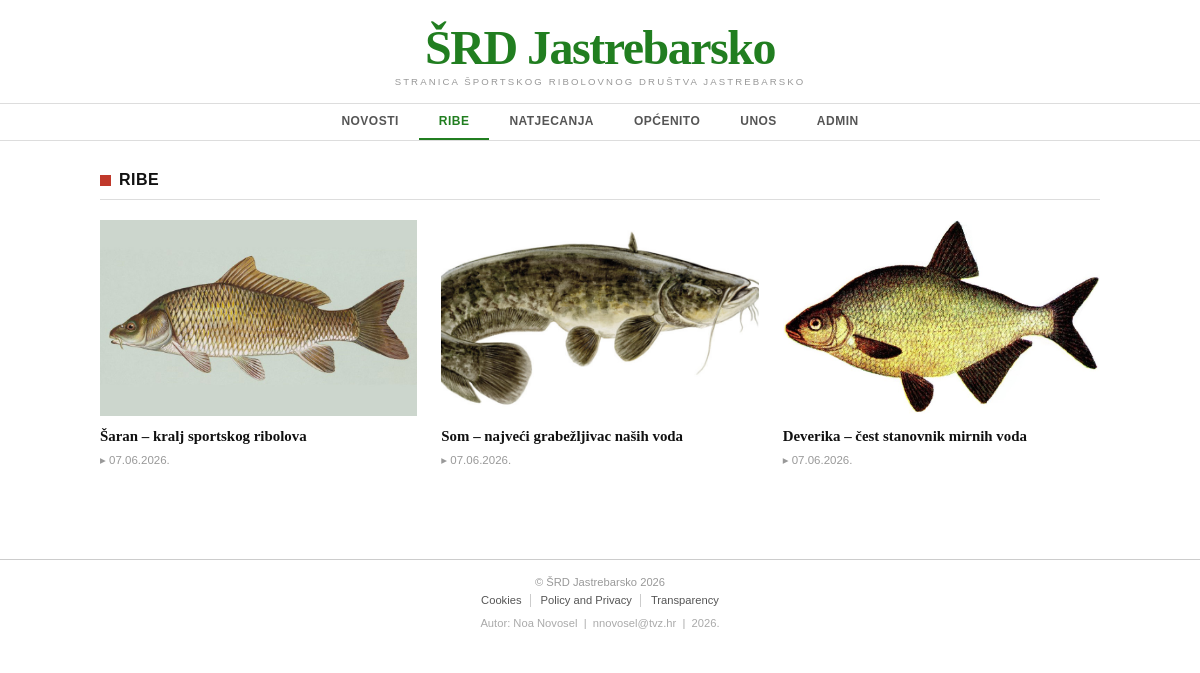
Screenshot of /kategorija.php?kategorija=ribe with the database file from the repository.
### tables this page shows
CREATE TABLE `vijesti` (
  `id` int(11) NOT NULL,
  `datum` varchar(32) DEFAULT NULL,
  `naslov` varchar(64) DEFAULT NULL,
  `sazetak` text DEFAULT NULL,
  `tekst` text DEFAULT NULL,
  `slika` varchar(64) DEFAULT NULL,
  `kategorija` varchar(64) DEFAULT NULL,
  `arhiva` tinyint(1) DEFAULT 0
);

### kategorija.php (the view, shortened to what this page needs)
<?php
include 'connect.php';
$kategorija = isset($_GET['kategorija']) ? mysqli_real_escape_string($dbc, $_GET['kategorija']) : '';
$query  = "SELECT * FROM vijesti WHERE arhiva=0 AND kategorija='$kategorija' ORDER BY id DESC";
$result = mysqli_query($dbc, $query) or die('Greška pri dohvatu: ' . mysqli_error($dbc));
?>
<!DOCTYPE html>
<html lang="es">
<head>
    <link rel="stylesheet" type="text/css" href="style.css">
</head>
<body>
    <header id="header">
        <div class="header-logo">
            <p class="site-name">ŠRD Jastrebarsko</p>
            <p class="site-tagline">STRANICA ŠPORTSKOG RIBOLOVNOG DRUŠTVA JASTREBARSKO</p>
        </div>
    </header>
    <nav id="nav">
        <div class="nav-inner">
            <ul class="nav-list">
                <li><a href="index.php" class="nav-link">NOVOSTI</a></li>
                <li><a href="kategorija.php?kategorija=ribe" class="nav-link <?php echo ($kategorija === 'ribe') ? 'active' : ''; ?>">RIBE</a></li>
                <li><a href="kategorija.php?kategorija=natjecanja" class="nav-link <?php echo ($kategorija === 'natjecanja') ? 'active' : ''; ?>">NATJECANJA</a></li>
                <li><a href="kategorija.php?kategorija=opcenito" class="nav-link <?php echo ($kategorija === 'opcenito') ? 'active' : ''; ?>">OPĆENITO</a></li>
                <li><a href="unos.php" class="nav-link">UNOS</a></li>
                <li><a href="administrator.php" class="nav-link">ADMIN</a></li>
            </ul>
        </div>
    </nav>
    <main id="content">
        <section class="category-section">
            <h2 class="category-heading">
                <span class="category-square"></span>
                <?php echo strtoupper(htmlspecialchars($kategorija)); ?>
            </h2>
            <hr class="section-rule">
            <?php if (mysqli_num_rows($result) === 0) : ?>
                <p class="no-results">Nema vijesti u ovoj kategoriji.</p>
            <?php else : ?>
            <div class="articles-grid">
                <?php while ($row = mysqli_fetch_array($result)) : ?>
                <article class="news-card">
                    <a href="clanak.php?id=<?php echo $row['id']; ?>" class="card-anchor">
                        <div class="card-image">
                            <?php if (!empty($row['slika'])) : ?>
                                <img src="<?php echo UPLPATH . htmlspecialchars($row['slika']); ?>" alt="<?php echo htmlspecialchars($row['naslov']); ?>">
                            <?php else : ?>
                                <img src="images/placeholder.jpg" alt="Bez slike">
                            <?php endif; ?>
                        </div>
                        <h3 class="card-title"><?php echo htmlspecialchars($row['naslov']); ?></h3>
                        <span class="card-time">&#9656; <?php echo htmlspecialchars($row['datum']); ?></span>
                    </a>
                </article>
                <?php endwhile; ?>
            </div>
            <?php endif; ?>
        </section>
    </main>
    <footer id="footer">
        <div class="footer-inner">
            <p class="footer-copy">
                &copy; ŠRD Jastrebarsko 2026
            </p>
            <nav class="footer-links">
                <a href="#">Cookies</a>
                <a href="#">Policy and Privacy</a>
                <a href="#">Transparency</a>
            </nav>
            <p class="footer-author">Autor: Noa Novosel &nbsp;|&nbsp; nnovosel@tvz.hr &nbsp;|&nbsp; 2026.</p>
        </div>
    </footer>
</body>
</html>

### style.css (style rules this page uses)
*, *::before, *::after { box-sizing: border-box; margin: 0; padding: 0; }
html { font-size: 16px; scroll-behavior: smooth; }
body { font-family: Georgia, 'Times New Roman', Times, serif; background-color: #ffffff; color: #222222; }
a { text-decoration: none; color: inherit; }
img { display: block; max-width: 100%; height: auto; }
ul { list-style: none; }
#header { text-align: center; padding: 24px 20px 16px; border-bottom: 1px solid #dddddd; }
.site-name { font-family: Georgia, 'Times New Roman', Times, serif; font-size: 3rem; font-weight: 700; color: #217e20; letter-spacing: -1.5px; line-height: 1; }
.site-tagline { font-family: Arial, Helvetica, sans-serif; font-size: 0.6rem; letter-spacing: 0.22em; color: #999999; margin-top: 4px; }
#nav { border-bottom: 1px solid #dddddd; }
.nav-inner { max-width: 1040px; margin: 0 auto; padding: 0 20px; }
.nav-list { display: flex; flex-direction: row; justify-content: center; gap: 0; }
.nav-link { display: block; padding: 10px 20px; font-family: Arial, Helvetica, sans-serif; font-size: 0.75rem; font-weight: 600; letter-spacing: 0.04em; color: #555555; text-transform: uppercase; border-bottom: 2px solid transparent; transition: color 0.15s, border-color 0.15s; }
.nav-link.active { color: #217e20; border-bottom-color: #217e20; }
#content { max-width: 1040px; margin: 0 auto; padding: 30px 20px 50px; }
.category-section { margin-bottom: 42px; }
.category-heading { font-family: Arial, Helvetica, sans-serif; font-size: 1rem; font-weight: 700; color: #111111; letter-spacing: 0.03em; text-transform: uppercase; display: flex; align-items: center; gap: 8px; margin-bottom: 10px; }
.category-square { display: inline-block; width: 11px; height: 11px; background-color: #c0392b; flex-shrink: 0; }
.section-rule { border: none; border-top: 1px solid #dddddd; margin-bottom: 20px; }
.articles-grid { display: grid; grid-template-columns: repeat(3, 1fr); gap: 24px; }
.news-card { display: flex; flex-direction: column; }
.card-anchor { display: flex; flex-direction: column; color: #222222; height: 100%; }
.card-image { position: relative; width: 100%; height: 196px; overflow: hidden; background-color: #cccccc; margin-bottom: 10px; }
.card-image img { width: 100%; height: 100%; object-fit: cover; transition: transform 0.3s ease; }
.card-title { font-family: Georgia, 'Times New Roman', Times, serif; font-size: 0.93rem; font-weight: 700; line-height: 1.4; color: #111111; flex-grow: 1; transition: color 0.15s; }
.card-time { display: block; font-family: Arial, Helvetica, sans-serif; font-size: 0.72rem; color: #999999; margin-top: 6px; }
#footer { border-top: 1px solid #cccccc; padding: 16px 20px; background-color: #ffffff; }
.footer-inner { max-width: 1040px; margin: 0 auto; display: flex; flex-direction: column; align-items: center; gap: 6px; }
.footer-copy { font-family: Arial, Helvetica, sans-serif; font-size: 0.7rem; color: #999999; text-align: center; }
.footer-links { display: flex; flex-wrap: wrap; justify-content: center; gap: 0 2px; }
.footer-links a { font-family: Arial, Helvetica, sans-serif; font-size: 0.7rem; color: #555555; padding: 0 8px; border-right: 1px solid #cccccc; line-height: 1.2; }
.footer-links a:last-child { border-right: none; }
.footer-author { font-family: Arial, Helvetica, sans-serif; font-size: 0.7rem; color: #aaaaaa; margin-top: 4px; }

### rows the page displays
vijesti: slika (picture), naslov "Šaran – kralj sportskog ribolova", datum "07.06.2026."
vijesti: slika (picture), naslov "Som – najveći grabežljivac naših voda", datum "07.06.2026."
vijesti: slika (picture), naslov "Deverika – čest stanovnik mirnih voda", datum "07.06.2026."

### other values shown
$kategorija "RIBE"
